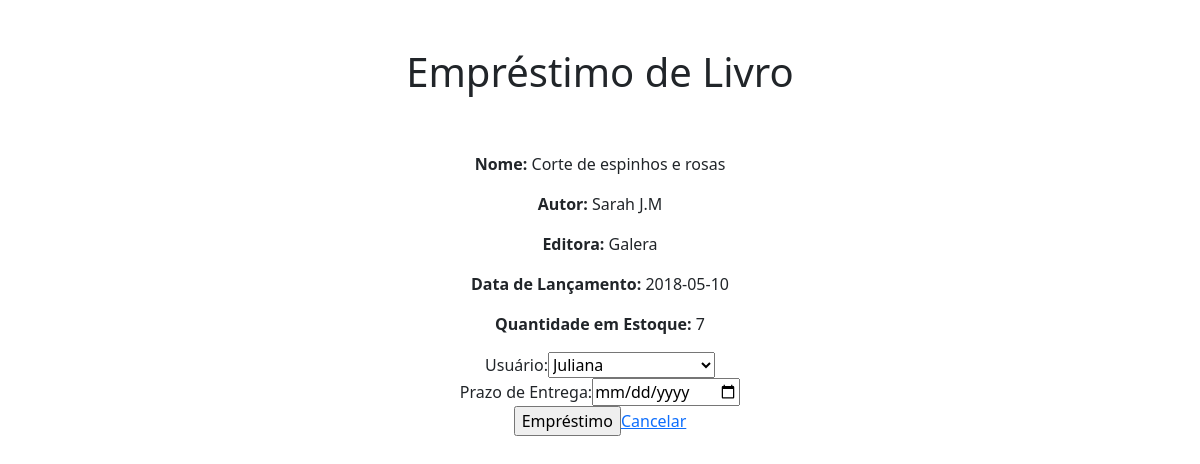
Screenshot of /Juliana3A/emprestar.php?id=1 with the database file from the repository.
### tables this page shows
CREATE TABLE `livros` (
  `id` int(11) NOT NULL,
  `nome` text NOT NULL,
  `autor` text NOT NULL,
  `editora` text NOT NULL,
  `datalanc` date NOT NULL,
  `estoque` int(11) NOT NULL
);

### Juliana3A/emprestar.php (the view, shortened to what this page needs)
<!DOCTYPE html>
<html lang="en">
<head>
    <link rel="stylesheet" href="css/bootstrap.min.css">
</head>
<body>
	<br><br><center><h1>Empréstimo de Livro</h1></center><br><br>
	<?php
		if (isset($_GET['id']) && !empty($_GET['id'])) {
			$id = $_GET['id'];
			include 'conexao.php';
			$sql = "SELECT * FROM livros WHERE id = " . $id;
			$result = $conn->query($sql);
			if ($result->num_rows > 0) {
				$row = $result->fetch_assoc();
				echo "<center><p><strong>Nome:</strong> " . $row["nome"] . "</p>";
				echo "<p><strong>Autor:</strong> " . $row["autor"] . "</p>";
				echo "<p><strong>Editora:</strong> " . $row["editora"] . "</p>";
				echo "<p><strong>Data de Lançamento:</strong> " . $row["datalanc"] . "</p>";
				echo "<p><strong>Quantidade em Estoque:</strong> " . $row["estoque"] . "</p>";
				echo '<center><form method="POST" action="salvar_emprestimo.php">';
				echo '<label for="usuario_id">Usuário:</label>';
				echo '<select name="usuario_id" id="usuario_id">';
				$sql = "SELECT * FROM usuarios";
				$result = $conn->query($sql);
				if ($result->num_rows > 0) {
					while($row = $result->fetch_assoc()) {
						echo '<option value="' . $row["id"] . '">' . $row["nome"] . '</option>';
					}
				}
				echo '</select>';
				echo '<br>';
				echo '<label for="prazo_entrega">Prazo de Entrega:</label>';
				echo '<input type="date" name="prazo_entrega" id="prazo_entrega">';
				echo '<br>';
				echo '<input type="submit" value="Empréstimo"><a href="livros.php">Cancelar</a>';
				echo '</form></center>';
			} else {
				echo "<p>Livro não encontrado.</p>";
			}
		} else {
			echo "<p>ID inválido.</p>";
		}
	?>
</body>
</html>

### rows the page displays
livros: nome "Corte de espinhos e rosas", autor "Sarah J.M", editora "Galera", datalanc "2018-05-10", estoque "7"

### other values shown
form field usuario_id "Juliana"
